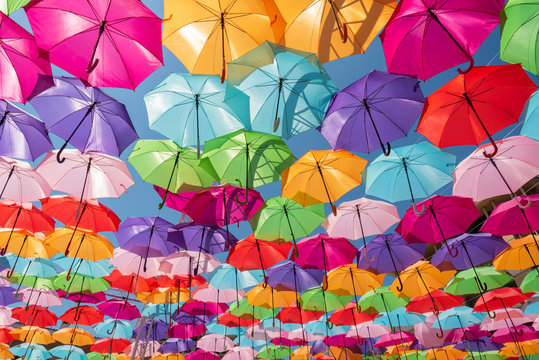
#> input picture Semester_2/computer vision/assignment_2/umbrella.jpg, 539 x 360 px
$ jupyter execute 'Assignment 2_3.ipynb'
#> lines starting #> are read from the running program, lines starting #| are printed output that depends on the picture
[cell 1]
import cv2
import matplotlib.pyplot as plt

# Step 1: Load the image
img = cv2.imread('umbrella.jpg')
#> img is the input picture: shape (360, 539, 3); mean B, G, R 123.6, 114.8, 168.3
#> the answer given: 1
#> the answer given: 3

# Step 3: Display using matplotlib
cv2.imshow("clorful image",img)
cv2.waitKey(0)
cv2.destroyAllWindows()

[cell 2]
# 2.
import numpy as np

if img is None:
    raise FileNotFoundError("Image not found!")

def rotate_image(image, angle=90):
#> called with angle = 3
    (h, w) = image.shape[:2]
#> h = 360; w = 539
    center = (w // 2, h // 2)
#> center = (269, 180)
    M = cv2.getRotationMatrix2D(center, angle, 1.0)
    return cv2.warpAffine(image, M, (w, h))
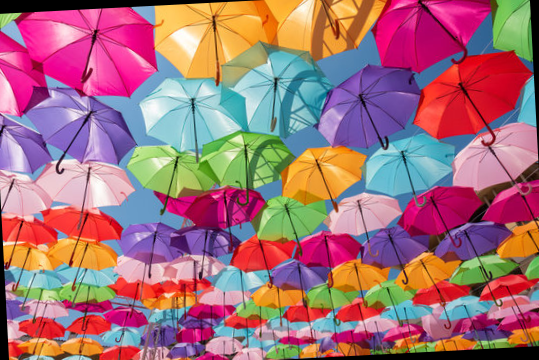
#> returned value: shape (360, 539, 3); mean of channels 0, 1, 2 120.7, 111.8, 163.8; drawn as B, G, R

def resize_image(image, width=1, height=1):
    return cv2.resize(image, None, fx=width, fy=height, interpolation=cv2.INTER_LINEAR)

def perspective_transform(image):
    h, w = image.shape[:2]
    src_pts = np.float32([[0, 0], [w - 1, 0], [0, h - 1], [w - 1, h - 1]])
    dst_pts = np.float32([[50, 50], [w - 100, 30], [30, h - 50], [w - 50, h - 30]])
    M = cv2.getPerspectiveTransform(src_pts, dst_pts)
    return cv2.warpPerspective(image, M, (w, h))

# Menu loop
while True:
    print("\nOptions:")
    print("1. Rotate")
    print("2. Resize")
    print("3. Perspective Transform")
    print("4. Exit")

    choice = input("Choose an option (1-4): ")
#> the answer given: 1

    if choice == '1':
        angle = float(input("Enter rotation angle (e.g., 90): "))
#> the answer given: 3
#> the answer given: 1
#> the answer given: 3
        img = rotate_image(img, angle)
        cv2.imshow("Rotated Image", img)

    elif choice == '2':
        width = float(input("Enter resize width (e.g., 0.5 for 50%): "))
        height = float(input("Enter resize height (e.g., 0.5 for 50%): "))
        img = resize_image(img, width, height)
        cv2.imshow("Resized Image", img)

    elif choice == '3':
        height, width = img.shape[:2]
        H = np.array([
            [0.4, -0.4, 190],
            [0.15, 0.4, 100],
            [0, 0, 1]
        ], dtype=np.float32)
        warped_img = cv2.warpPerspective(img, H, (width, height))

        cv2.imshow("Perspective Transformed", warped_img)

    elif choice == '4':
        print("Exiting...")
        break

    else:
        print("Invalid choice. Try again.")

    cv2.waitKey(0)
    cv2.destroyAllWindows()


$ run again, with Semester_2/computer vision/assignment_2/houses.jpg copied over Semester_2/computer vision/assignment_2/umbrella.jpg
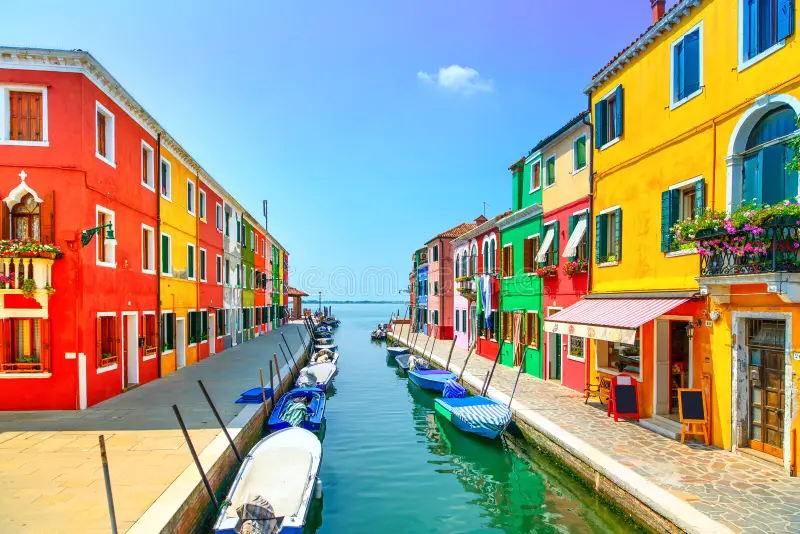
#> input picture Semester_2/computer vision/assignment_2/houses.jpg, 800 x 534 px
#> img is the input picture: shape (534, 800, 3); mean B, G, R 140.7, 155.9, 155.4
#> in rotate_image, `return cv2.warpAffine(image, M, (w, h))`:
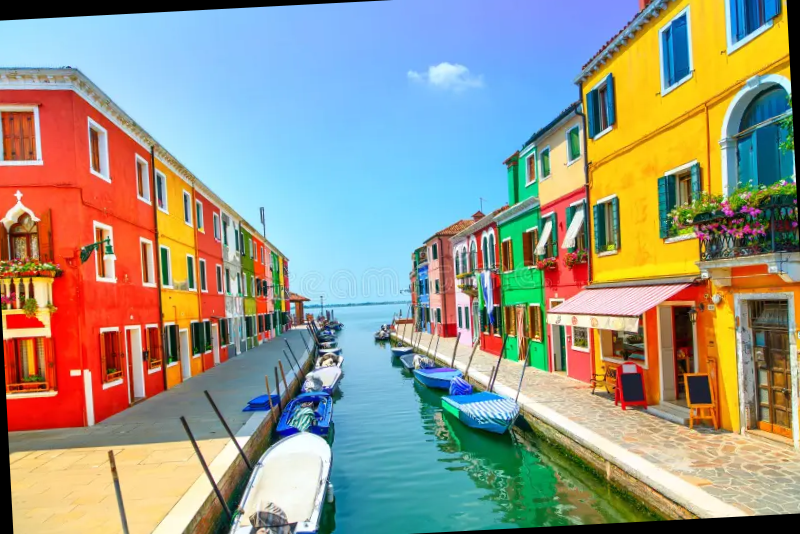
#> returned value: shape (534, 800, 3); mean of channels 0, 1, 2 136.6, 151.5, 150.9; drawn as B, G, R
